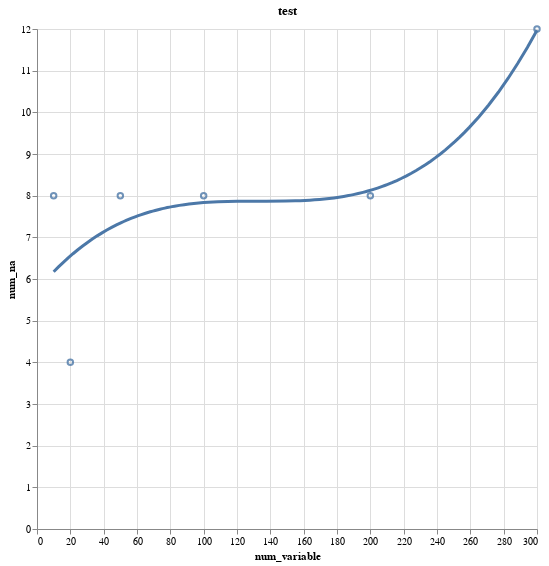

Write notebook code for a chart like this one.
### Code cell
num_dist_scatter('num_variable', 'num_na', test_data, title='test', stat=True, trend = 'poly')
#type( num_dist_by_cat( v_cat = 'cat_2', v_num = 'num_variable', data = test_data)).__name__

### Figure 1 — Vega-Lite specification as saved in the notebook (floating-point values rounded to 4 significant figures)
{"config": {"view": {"continuousWidth": 400, "continuousHeight": 300}}, "layer": [{"mark": {"type": "point", "opacity": 0.8}, "encoding": {"x": {"field": "num_variable", "title": "num_variable", "type": "quantitative"}, "y": {"field": "num_na", "title": "num_na", "type": "quantitative"}}, "height": 500, "title": "test", "width": 500}, {"mark": {"type": "line", "size": 3}, "encoding": {"x": {"field": "num_variable", "title": "num_variable", "type": "quantitative"}, "y": {"field": "num_na", "title": "num_na", "type": "quantitative"}}, "height": 500, "title": "test", "transform": [{"on": "num_variable", "regression": "num_na", "method": "poly"}], "width": 500}], "data": {"name": "data-f5b286bc0939d973697c9bda631db225"}, "$schema": "https://vega.github.io/schema/vega-lite/v4.17.0.json", "datasets": {"data-f5b286bc0939d973697c9bda631db225": [{"cat_1": 1, "cat_2": 1, "cat_3": 1, "cat_4": "one", "cat_5": "one", "num_constant": 20, "num_variance": 20, "num_variable": 10, "num_na": 8.0}, {"cat_1": 1, "cat_2": 1, "cat_3": 1, "cat_4": "one", "cat_5": "one", "num_constant": 20, "num_variance": 20, "num_variable": 20, "num_na": 4.0}, {"cat_1": 1, "cat_2": 1, "cat_3": 2, "cat_4": "two", "cat_5": "one", "num_constant": 20, "num_variance": 21, "num_variable": 50, "num_na": 8.0}, {"cat_1": 1, "cat_2": 2, "cat_3": 2, "cat_4": "two", "cat_5": "two", "num_constant": 20, "num_variance": 22, "num_variable": 100, "num_na": 8.0}, {"cat_1": 1, "cat_2": 2, "cat_3": 3, "cat_4": "three", "cat_5": "two", "num_constant": 20, "num_variance": 23, "num_variable": 200, "num_na": 8.0}, {"cat_1": 1, "cat_2": 2, "cat_3": 3, "cat_4": "three", "cat_5": "two", "num_constant": 20, "num_variance": 24, "num_variable": 300, "num_na": 12.0}]}}
